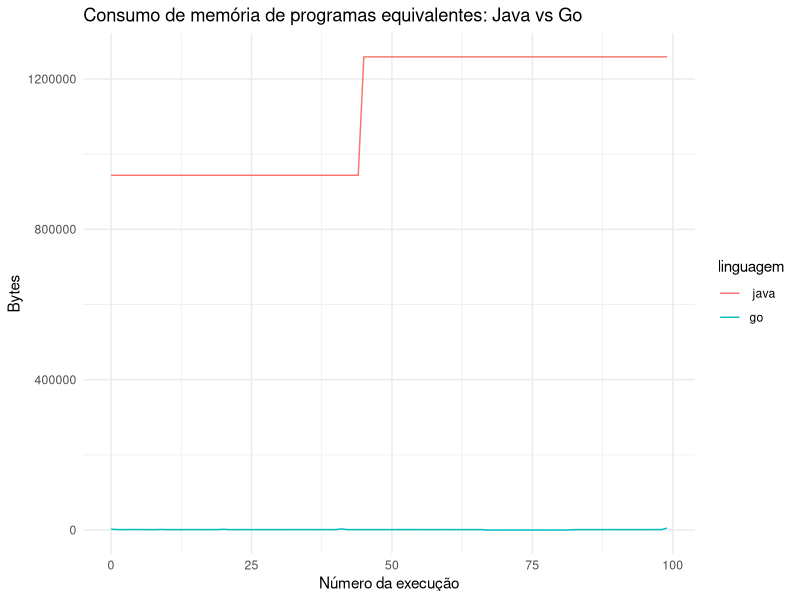
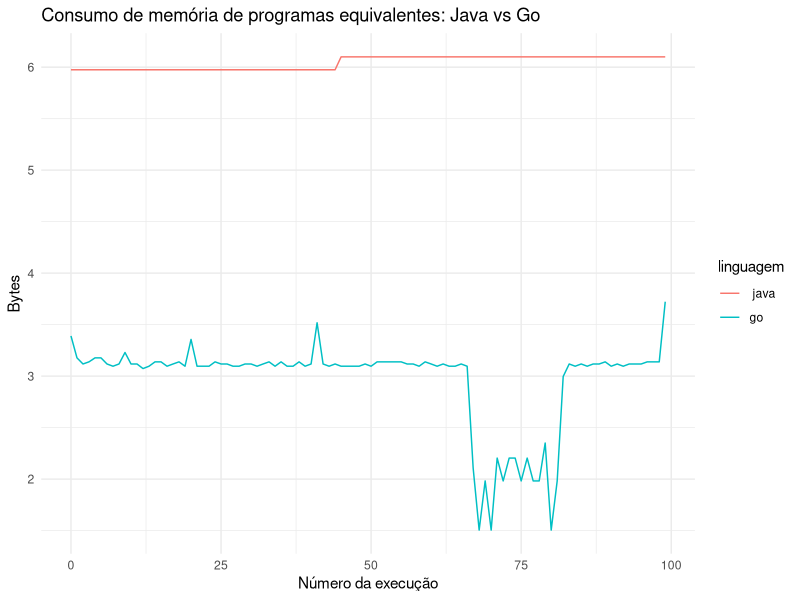

The R source for these figures, in order:
## ---- chunk 1
library(tidyverse)
library(here)

theme_set(theme_minimal())
## ---- chunk 2
golang <- read.csv("golang.csv")
java <- read.csv("java.csv")

java.go <- rbind(golang, java)
## ---- chunk 3
java.go %>% 
  ggplot(aes(x = execucao,
             y = bytes,
             color = linguagem)) +
  geom_line() +
  labs(title = "Consumo de memória de programas equivalentes: Java vs Go",
       x = "Número da execução",
       y = "Bytes")
## ---- chunk 4
java.go %>% 
  ggplot(aes(x = execucao,
             y = log10(bytes),
             color = linguagem)) +
  geom_line() +
  labs(title = "Consumo de memória de programas equivalentes: Java vs Go",
       x = "Número da execução",
       y = "Bytes")
## ---- chunk 5
java.go %>% 
  group_by(linguagem) %>% 
  summarise(média = mean(bytes),
            mediana = median(bytes),
            max.bytes = max(bytes),
            min.bytes = min(bytes))
